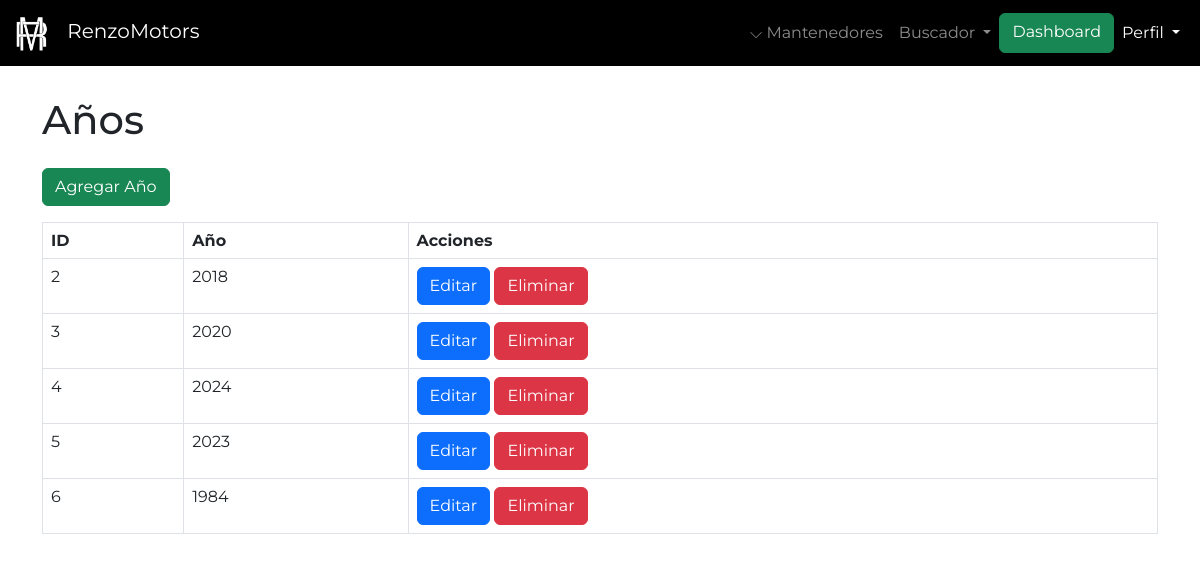
Page /admin/mantenedores/anios/mantenedor_anios.php on the earlier database version.
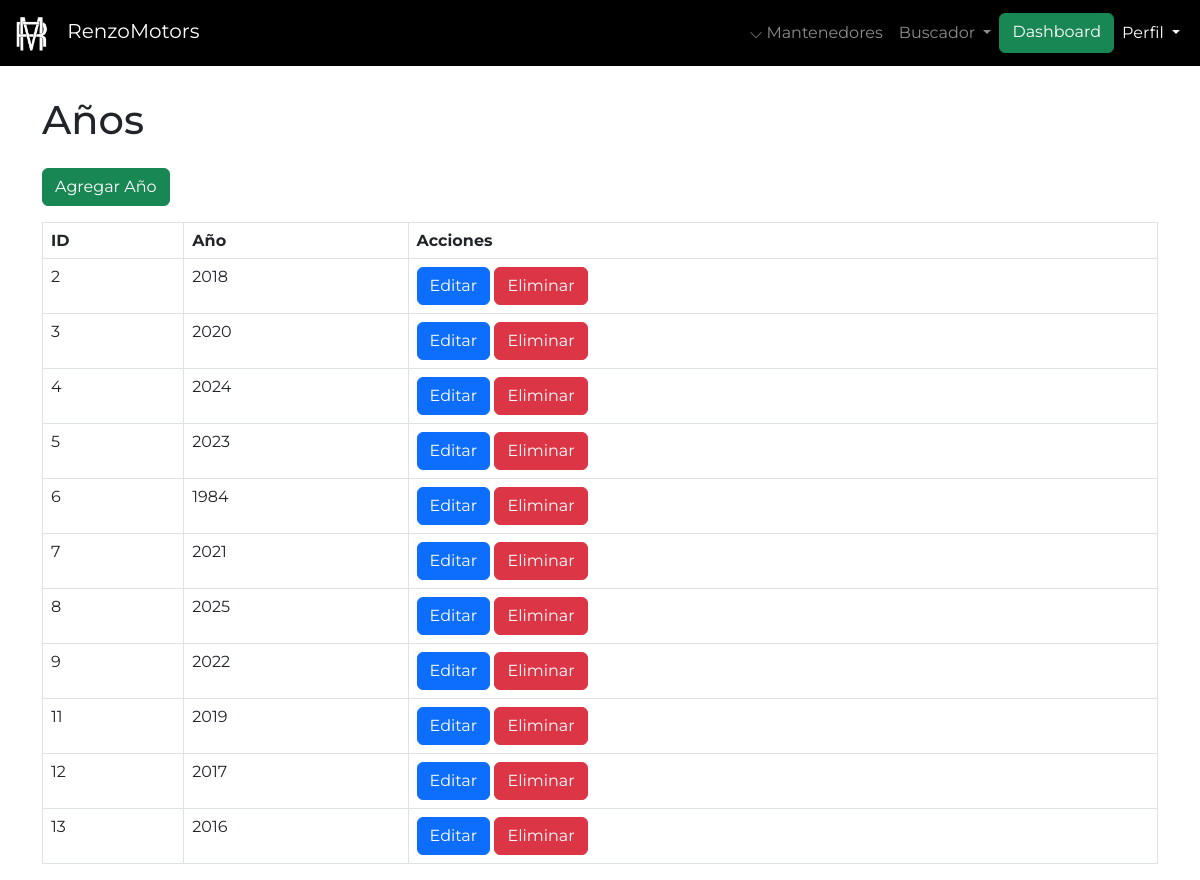
Same page on the later database version.
### tables this page shows
CREATE TABLE `anio` (
  `id_anio` int(11) NOT NULL,
  `anio` int(11) NOT NULL
);

### admin/mantenedores/anios/mantenedor_anios.php (the view, shortened to what this page needs)
<?php
include '../../../config/conexion.php';
include '../../navbaradmin.php';
?>
<!DOCTYPE html>
<html lang="es">
<head>
    <link href="https://cdn.jsdelivr.net/npm/bootstrap@5.3.0/dist/css/bootstrap.min.css" rel="stylesheet">
</head>
<body class="pt-5">
    <div class="container mt-5">
        <h1 class="mb-4">Años</h1>
        <a href="crear_anio.php" class="btn btn-success mb-3">Agregar Año</a>
        <table class="table table-bordered">
            <thead>
                <tr>
                    <th>ID</th>
                    <th>Año</th>
                    <th>Acciones</th>
                </tr>
            </thead>
            <tbody>
                <?php
                $resultado = mysqli_query($conexion, "SELECT * FROM anio");
                while ($fila = mysqli_fetch_assoc($resultado)) {
                    echo "<tr>
                            <td>{$fila['id_anio']}</td>
                            <td>{$fila['anio']}</td>
                            <td>
                                <a href='editar_anio.php?id_anio={$fila['id_anio']}' class='btn btn-primary'>Editar</a>
                                <a href='eliminar_anio.php?id_anio={$fila['id_anio']}' class='btn btn-danger' onclick='return confirm(\"¿Estás seguro de eliminar este año?\");'>Eliminar</a>
                            </td>
                          </tr>";
                }
                ?>
            </tbody>
        </table>
    </div>
</body>
</html>

Differences in the rows shown:
added anio: id_anio "7", anio "2021"
added anio: id_anio "8", anio "2025"
added anio: id_anio "9", anio "2022"
added anio: id_anio "11", anio "2019"
added anio: id_anio "12", anio "2017"
added anio: id_anio "13", anio "2016"
